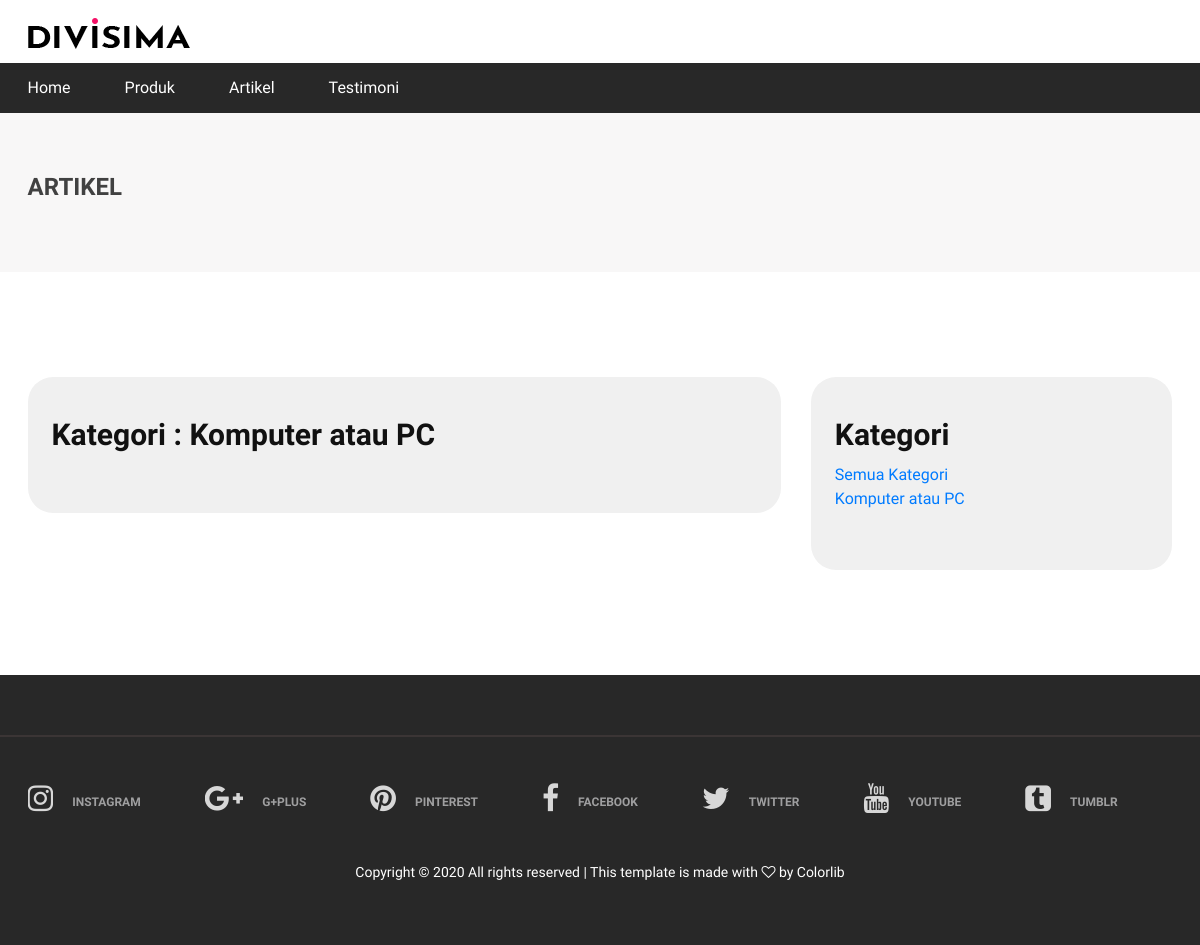
Page /artikel/kategori/1 on the earlier database version.
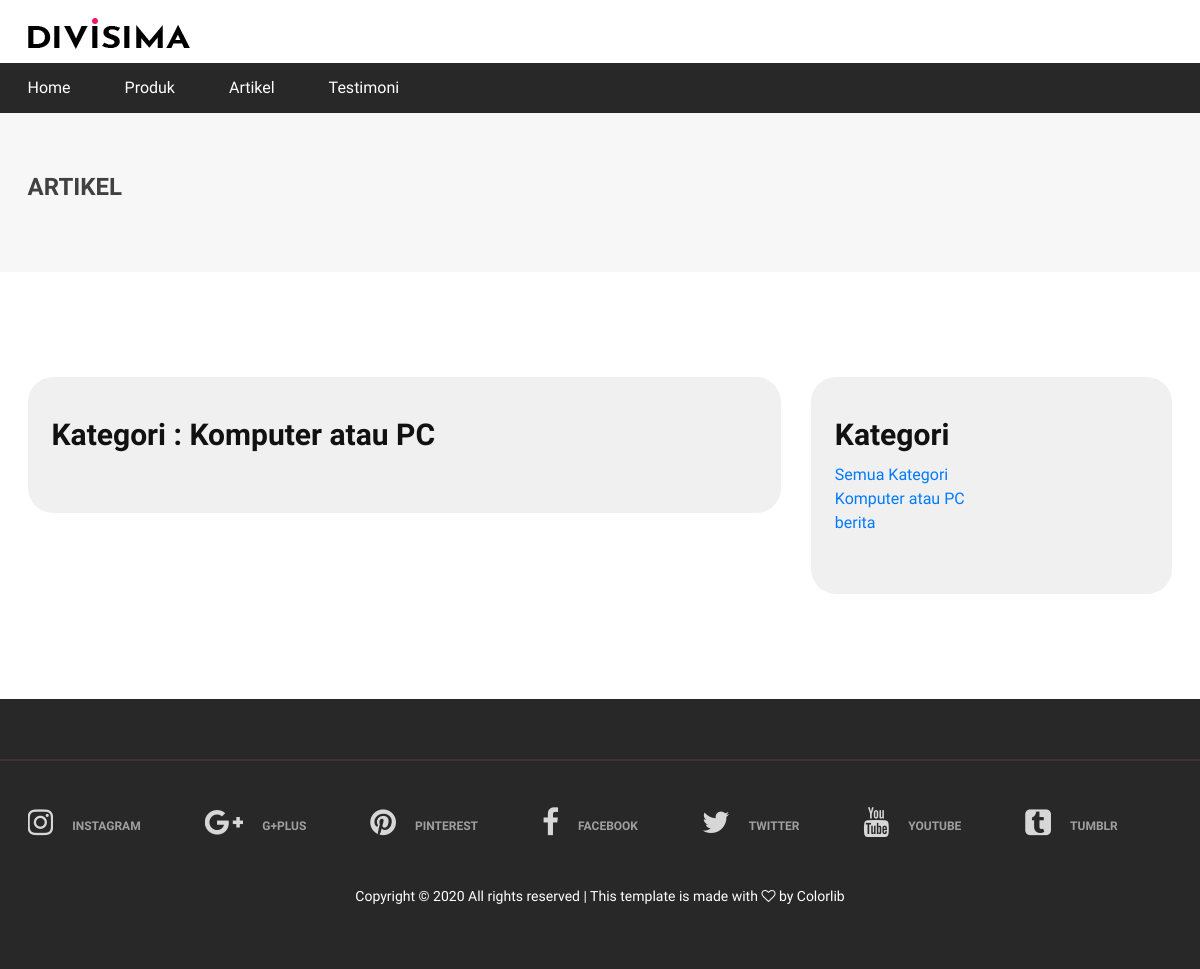
Same page on the later database version.
### kategori_artikel/models.py (models this page shows, shortened)
class kategori_artikel(models.Model):
    nama_kategori = models.CharField(max_length=35)
    tanggal_buat = models.DateTimeField(auto_now_add=True)

### blog/views.py (the view)
# urls.py: path('kategori/<int:kategori>',views.bycategori,name='categori'),
def bycategori(request,kategori):
    data_kategori = kategori_artikel.objects.all()
    data_artikel = artikel.objects.all().filter(kategori=kategori).order_by('-id')
    paginator = Paginator(data_artikel, 8)
    page = request.GET.get('page')
    data_artikel = paginator.get_page(page)
    detail_kategori = kategori_artikel.objects.get(id=kategori)
    context = {
        'detail_kategori':detail_kategori,
        'kategori':data_kategori,
        'artikel':data_artikel,
    }
    return render(request,'blog/categori.html',context)

### blog/templates/blog/categori.html (shortened to what this page needs)
{% extends 'layout/base.html' %}
{% load static %}
{% block content %}
<div class="page-top-info">
    <div class="container">
        <h4>Artikel</h4>
    </div>
</div>
<section class="checkout-section spad">
    <div class="container">
        <div class="row">
            <div class="col-lg-8 order-1 order-lg-1">
                <div class="checkout-cart">
                    <h3>Kategori : {{detail_kategori.nama_kategori}}</h3>
                </div>
            </div>
            <br>
            <div class="col-lg-4 order-2 order-lg-2">
                <div class="checkout-cart">
                    <h3 style="margin-bottom:10px;">Kategori</h3>
                    <ul class="product-list">
                        <li>
                            <a href="{% url 'blog:index' %}">Semua Kategori</a><br>
                            {% for row in kategori %}
                            <a href="{% url 'blog:categori' row.id %}">{{row.nama_kategori}}</a><br>
                            {% endfor %}
                        </li>
                    </ul>
                </div>
            </div>
        </div>
    </div>
</section>
{% endblock content %}

Differences in the rows shown:
added kategori_artikel: nama_kategori "berita"
